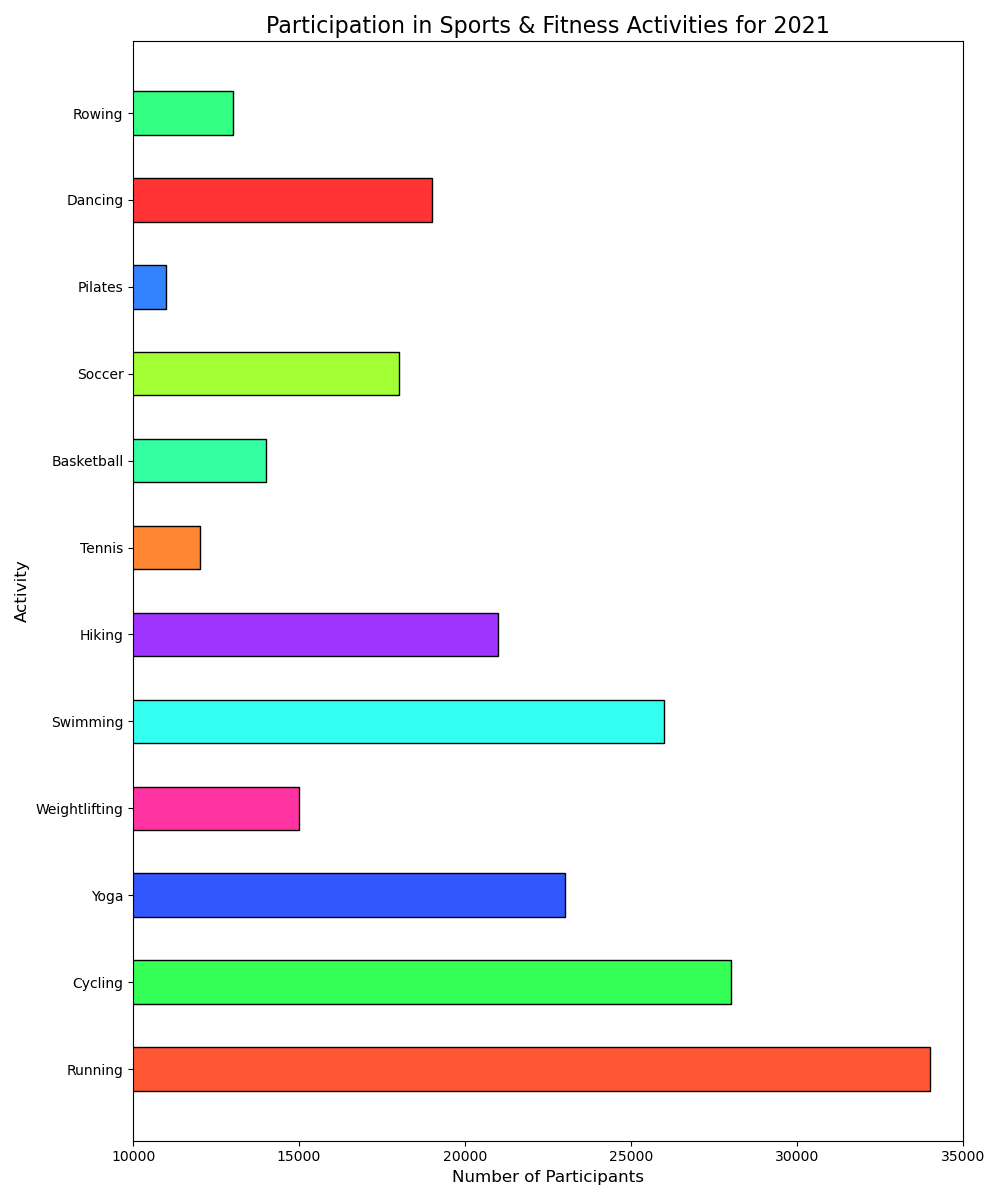

Source code (Python):

import matplotlib.pyplot as plt

# Data points
activities = ['Running', 'Cycling', 'Yoga', 'Weightlifting', 'Swimming', 
              'Hiking', 'Tennis', 'Basketball', 'Soccer', 'Pilates', 
              'Dancing', 'Rowing']
participants = [34000, 28000, 23000, 15000, 26000, 21000, 12000, 14000, 18000, 
                11000, 19000, 13000]

# Colors for each bar
colors = ['#FF5733', '#33FF57', '#3357FF', '#FF33A1', '#33FFF1', 
          '#A133FF', '#FF8633', '#33FFA1', '#A1FF33', '#3383FF', 
          '#FF3333', '#33FF83']

# Creating horizontal bar chart
plt.figure(figsize=(10, 12)) # changing the width and height of the chart
plt.barh(activities, participants, color=colors, edgecolor='black', height=0.5) # changed direction, color, and band width

# Customizing the chart
plt.ylabel('Activity', fontsize=12)
plt.xlabel('Number of Participants', fontsize=12)
plt.title('Participation in Sports & Fitness Activities for 2021', fontsize=16)
plt.xlim(10000, 35000) # Adjust the x-axis to accommodate the data range

# Display the chart
plt.tight_layout()
plt.show()
